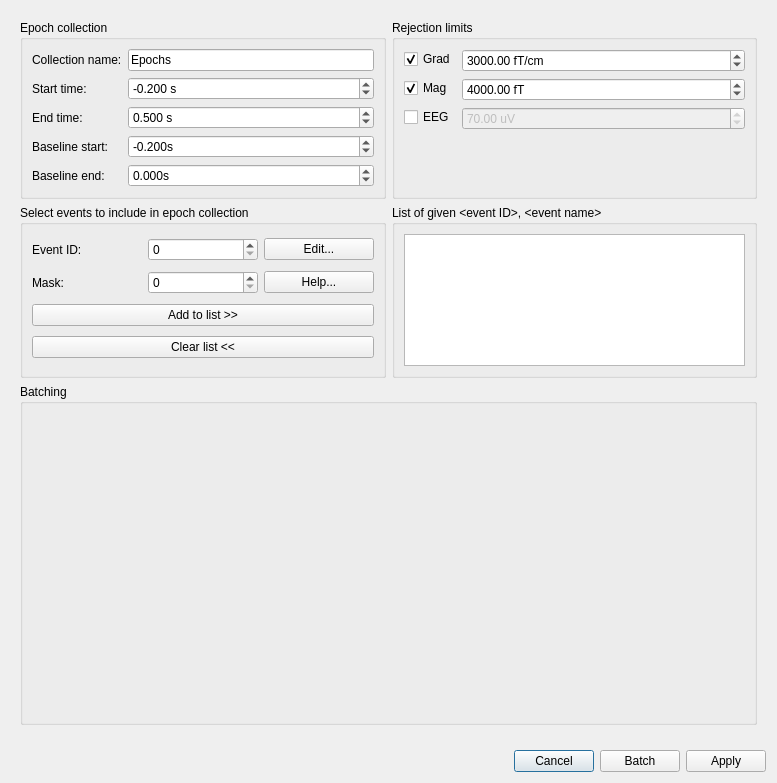
<?xml version="1.0" encoding="UTF-8"?>
<ui version="4.0">
 <class>CreateEpochsFromEventsDialog</class>
 <widget class="QDialog" name="CreateEpochsFromEventsDialog">
  <property name="windowModality">
   <enum>Qt::WindowModal</enum>
  </property>
  <property name="geometry">
   <rect>
    <x>0</x>
    <y>0</y>
    <width>777</width>
    <height>783</height>
   </rect>
  </property>
  <property name="windowTitle">
   <string>Meggie - Create epochs from events</string>
  </property>
  <layout class="QGridLayout" name="gridLayout">
   <item row="2" column="0">
    <layout class="QHBoxLayout" name="horizontalLayout_10">
     <property name="leftMargin">
      <number>0</number>
     </property>
     <property name="topMargin">
      <number>0</number>
     </property>
     <item>
      <spacer name="horizontalSpacer_2">
       <property name="orientation">
        <enum>Qt::Horizontal</enum>
       </property>
       <property name="sizeHint" stdset="0">
        <size>
         <width>40</width>
         <height>20</height>
        </size>
       </property>
      </spacer>
     </item>
     <item>
      <widget class="QPushButton" name="pushButtonCancel">
       <property name="text">
        <string>Cancel</string>
       </property>
      </widget>
     </item>
     <item>
      <widget class="QPushButton" name="pushButtonBatch">
       <property name="text">
        <string>Batch</string>
       </property>
      </widget>
     </item>
     <item>
      <widget class="QPushButton" name="pushButtonApply">
       <property name="text">
        <string>Apply</string>
       </property>
      </widget>
     </item>
    </layout>
   </item>
   <item row="0" column="0">
    <widget class="QScrollArea" name="scrollArea">
     <property name="enabled">
      <bool>true</bool>
     </property>
     <property name="minimumSize">
      <size>
       <width>0</width>
       <height>0</height>
      </size>
     </property>
     <property name="frameShape">
      <enum>QFrame::NoFrame</enum>
     </property>
     <property name="frameShadow">
      <enum>QFrame::Plain</enum>
     </property>
     <property name="verticalScrollBarPolicy">
      <enum>Qt::ScrollBarAsNeeded</enum>
     </property>
     <property name="horizontalScrollBarPolicy">
      <enum>Qt::ScrollBarAsNeeded</enum>
     </property>
     <property name="widgetResizable">
      <bool>true</bool>
     </property>
     <widget class="QWidget" name="scrollAreaWidgetContents">
      <property name="geometry">
       <rect>
        <x>0</x>
        <y>0</y>
        <width>759</width>
        <height>734</height>
       </rect>
      </property>
      <property name="minimumSize">
       <size>
        <width>0</width>
        <height>0</height>
       </size>
      </property>
      <layout class="QGridLayout" name="gridLayout_7">
       <item row="1" column="1" rowspan="2">
        <widget class="QGroupBox" name="groupBoxEventsList">
         <property name="title">
          <string>List of given &lt;event ID&gt;, &lt;event name&gt;</string>
         </property>
         <layout class="QGridLayout" name="gridLayout_3">
          <item row="0" column="0">
           <widget class="QListWidget" name="listWidgetEvents"/>
          </item>
         </layout>
        </widget>
       </item>
       <item row="0" column="1">
        <widget class="QGroupBox" name="groupBoxRejection">
         <property name="title">
          <string>Rejection limits</string>
         </property>
         <layout class="QFormLayout" name="formLayout_2">
          <item row="0" column="0">
           <widget class="QCheckBox" name="checkBoxGrad">
            <property name="toolTip">
             <string>Include or exclude grad channels</string>
            </property>
            <property name="text">
             <string>Grad</string>
            </property>
            <property name="checked">
             <bool>true</bool>
            </property>
           </widget>
          </item>
          <item row="0" column="1">
           <widget class="QDoubleSpinBox" name="doubleSpinBoxGradReject">
            <property name="prefix">
             <string/>
            </property>
            <property name="suffix">
             <string> fT/cm</string>
            </property>
            <property name="minimum">
             <double>-1.000000000000000</double>
            </property>
            <property name="maximum">
             <double>1000000000.000000000000000</double>
            </property>
            <property name="singleStep">
             <double>100.000000000000000</double>
            </property>
            <property name="value">
             <double>3000.000000000000000</double>
            </property>
           </widget>
          </item>
          <item row="1" column="0">
           <widget class="QCheckBox" name="checkBoxMag">
            <property name="toolTip">
             <string>Include or exclude mag channels</string>
            </property>
            <property name="text">
             <string>Mag</string>
            </property>
            <property name="checked">
             <bool>true</bool>
            </property>
           </widget>
          </item>
          <item row="1" column="1">
           <widget class="QDoubleSpinBox" name="doubleSpinBoxMagReject">
            <property name="suffix">
             <string> fT</string>
            </property>
            <property name="minimum">
             <double>-1.000000000000000</double>
            </property>
            <property name="maximum">
             <double>1000000000.000000000000000</double>
            </property>
            <property name="singleStep">
             <double>100.000000000000000</double>
            </property>
            <property name="value">
             <double>4000.000000000000000</double>
            </property>
           </widget>
          </item>
          <item row="2" column="0">
           <widget class="QCheckBox" name="checkBoxEeg">
            <property name="toolTip">
             <string>Include or exclude eeg channels</string>
            </property>
            <property name="text">
             <string>EEG</string>
            </property>
            <property name="checked">
             <bool>false</bool>
            </property>
           </widget>
          </item>
          <item row="2" column="1">
           <widget class="QDoubleSpinBox" name="doubleSpinBoxEEGReject">
            <property name="enabled">
             <bool>false</bool>
            </property>
            <property name="suffix">
             <string> uV</string>
            </property>
            <property name="minimum">
             <double>-1.000000000000000</double>
            </property>
            <property name="maximum">
             <double>1000000000.000000000000000</double>
            </property>
            <property name="value">
             <double>70.000000000000000</double>
            </property>
           </widget>
          </item>
         </layout>
        </widget>
       </item>
       <item row="0" column="0">
        <widget class="QGroupBox" name="groupBoxEpochs">
         <property name="title">
          <string>Epoch collection</string>
         </property>
         <layout class="QFormLayout" name="formLayout">
          <item row="0" column="0">
           <widget class="QLabel" name="labelCollectionName">
            <property name="text">
             <string>Collection name:</string>
            </property>
           </widget>
          </item>
          <item row="0" column="1">
           <widget class="QLineEdit" name="lineEditCollectionName">
            <property name="text">
             <string>Epochs</string>
            </property>
           </widget>
          </item>
          <item row="1" column="0">
           <widget class="QLabel" name="labelTmin">
            <property name="text">
             <string>Start time:</string>
            </property>
           </widget>
          </item>
          <item row="1" column="1">
           <widget class="QDoubleSpinBox" name="doubleSpinBoxTmin">
            <property name="suffix">
             <string> s</string>
            </property>
            <property name="decimals">
             <number>3</number>
            </property>
            <property name="minimum">
             <double>-10.000000000000000</double>
            </property>
            <property name="singleStep">
             <double>0.100000000000000</double>
            </property>
            <property name="value">
             <double>-0.200000000000000</double>
            </property>
           </widget>
          </item>
          <item row="2" column="0">
           <widget class="QLabel" name="labelTmax">
            <property name="text">
             <string>End time:</string>
            </property>
           </widget>
          </item>
          <item row="2" column="1">
           <widget class="QDoubleSpinBox" name="doubleSpinBoxTmax">
            <property name="suffix">
             <string> s</string>
            </property>
            <property name="decimals">
             <number>3</number>
            </property>
            <property name="maximum">
             <double>9.900000000000000</double>
            </property>
            <property name="singleStep">
             <double>0.100000000000000</double>
            </property>
            <property name="value">
             <double>0.500000000000000</double>
            </property>
           </widget>
          </item>
          <item row="3" column="0">
           <widget class="QLabel" name="labelBaselineStart">
            <property name="text">
             <string>Baseline start:</string>
            </property>
           </widget>
          </item>
          <item row="3" column="1">
           <widget class="QDoubleSpinBox" name="doubleSpinBoxBaselineStart">
            <property name="suffix">
             <string>s</string>
            </property>
            <property name="decimals">
             <number>3</number>
            </property>
            <property name="minimum">
             <double>-10.000000000000000</double>
            </property>
            <property name="value">
             <double>-0.200000000000000</double>
            </property>
           </widget>
          </item>
          <item row="4" column="0">
           <widget class="QLabel" name="labelBaselineEnd">
            <property name="text">
             <string>Baseline end:</string>
            </property>
           </widget>
          </item>
          <item row="4" column="1">
           <widget class="QDoubleSpinBox" name="doubleSpinBoxBaselineEnd">
            <property name="suffix">
             <string>s</string>
            </property>
            <property name="decimals">
             <number>3</number>
            </property>
            <property name="minimum">
             <double>-10.000000000000000</double>
            </property>
            <property name="value">
             <double>0.000000000000000</double>
            </property>
           </widget>
          </item>
         </layout>
        </widget>
       </item>
       <item row="3" column="0" colspan="2">
        <widget class="QGroupBox" name="groupBoxBatching">
         <property name="title">
          <string>Batching</string>
         </property>
         <layout class="QGridLayout" name="gridLayoutBatching">
          <item row="0" column="0">
           <widget class="QWidget" name="batchingWidgetPlaceholder" native="true">
            <property name="minimumSize">
             <size>
              <width>300</width>
              <height>300</height>
             </size>
            </property>
           </widget>
          </item>
         </layout>
        </widget>
       </item>
       <item row="4" column="0">
        <spacer name="verticalSpacer">
         <property name="orientation">
          <enum>Qt::Vertical</enum>
         </property>
         <property name="sizeHint" stdset="0">
          <size>
           <width>20</width>
           <height>40</height>
          </size>
         </property>
        </spacer>
       </item>
       <item row="1" column="0" rowspan="2">
        <widget class="QGroupBox" name="groupBoxEvent">
         <property name="title">
          <string>Select events to include in epoch collection</string>
         </property>
         <layout class="QGridLayout" name="gridLayout_2">
          <item row="1" column="0">
           <widget class="QLabel" name="labelMask">
            <property name="text">
             <string>Mask:</string>
            </property>
           </widget>
          </item>
          <item row="0" column="0">
           <widget class="QLabel" name="labelEventID">
            <property name="text">
             <string>Event ID:</string>
            </property>
           </widget>
          </item>
          <item row="1" column="1">
           <widget class="QSpinBox" name="spinBoxMask">
            <property name="maximum">
             <number>9999999</number>
            </property>
           </widget>
          </item>
          <item row="0" column="1">
           <widget class="QSpinBox" name="spinBoxEventID">
            <property name="minimum">
             <number>0</number>
            </property>
            <property name="maximum">
             <number>9999999</number>
            </property>
           </widget>
          </item>
          <item row="0" column="2">
           <widget class="QPushButton" name="pushButtonEdit">
            <property name="text">
             <string>Edit...</string>
            </property>
           </widget>
          </item>
          <item row="1" column="2">
           <widget class="QPushButton" name="pushButtonHelp">
            <property name="text">
             <string>Help...</string>
            </property>
           </widget>
          </item>
          <item row="3" column="0" colspan="3">
           <widget class="QPushButton" name="pushButtonAdd">
            <property name="text">
             <string>Add to list &gt;&gt;</string>
            </property>
           </widget>
          </item>
          <item row="4" column="0" colspan="3">
           <widget class="QPushButton" name="pushButtonClear">
            <property name="text">
             <string>Clear list &lt;&lt;</string>
            </property>
           </widget>
          </item>
         </layout>
        </widget>
       </item>
      </layout>
     </widget>
    </widget>
   </item>
  </layout>
 </widget>
 <tabstops>
  <tabstop>pushButtonCancel</tabstop>
  <tabstop>pushButtonBatch</tabstop>
  <tabstop>pushButtonApply</tabstop>
  <tabstop>scrollArea</tabstop>
  <tabstop>lineEditCollectionName</tabstop>
  <tabstop>doubleSpinBoxTmin</tabstop>
  <tabstop>doubleSpinBoxTmax</tabstop>
  <tabstop>doubleSpinBoxBaselineStart</tabstop>
  <tabstop>doubleSpinBoxBaselineEnd</tabstop>
  <tabstop>checkBoxGrad</tabstop>
  <tabstop>doubleSpinBoxGradReject</tabstop>
  <tabstop>checkBoxMag</tabstop>
  <tabstop>doubleSpinBoxMagReject</tabstop>
  <tabstop>checkBoxEeg</tabstop>
  <tabstop>doubleSpinBoxEEGReject</tabstop>
  <tabstop>spinBoxEventID</tabstop>
  <tabstop>pushButtonEdit</tabstop>
  <tabstop>spinBoxMask</tabstop>
  <tabstop>pushButtonHelp</tabstop>
  <tabstop>listWidgetEvents</tabstop>
  <tabstop>pushButtonAdd</tabstop>
  <tabstop>pushButtonClear</tabstop>
 </tabstops>
 <resources/>
 <connections>
  <connection>
   <sender>pushButtonApply</sender>
   <signal>clicked()</signal>
   <receiver>CreateEpochsFromEventsDialog</receiver>
   <slot>accept()</slot>
   <hints>
    <hint type="sourcelabel">
     <x>872</x>
     <y>1039</y>
    </hint>
    <hint type="destinationlabel">
     <x>513</x>
     <y>488</y>
    </hint>
   </hints>
  </connection>
  <connection>
   <sender>pushButtonCancel</sender>
   <signal>clicked()</signal>
   <receiver>CreateEpochsFromEventsDialog</receiver>
   <slot>reject()</slot>
   <hints>
    <hint type="sourcelabel">
     <x>643</x>
     <y>1039</y>
    </hint>
    <hint type="destinationlabel">
     <x>560</x>
     <y>476</y>
    </hint>
   </hints>
  </connection>
  <connection>
   <sender>checkBoxGrad</sender>
   <signal>toggled(bool)</signal>
   <receiver>doubleSpinBoxGradReject</receiver>
   <slot>setEnabled(bool)</slot>
   <hints>
    <hint type="sourcelabel">
     <x>156</x>
     <y>492</y>
    </hint>
    <hint type="destinationlabel">
     <x>327</x>
     <y>495</y>
    </hint>
   </hints>
  </connection>
  <connection>
   <sender>checkBoxMag</sender>
   <signal>toggled(bool)</signal>
   <receiver>doubleSpinBoxMagReject</receiver>
   <slot>setEnabled(bool)</slot>
   <hints>
    <hint type="sourcelabel">
     <x>164</x>
     <y>534</y>
    </hint>
    <hint type="destinationlabel">
     <x>327</x>
     <y>538</y>
    </hint>
   </hints>
  </connection>
  <connection>
   <sender>checkBoxEeg</sender>
   <signal>toggled(bool)</signal>
   <receiver>doubleSpinBoxEEGReject</receiver>
   <slot>setEnabled(bool)</slot>
   <hints>
    <hint type="sourcelabel">
     <x>167</x>
     <y>576</y>
    </hint>
    <hint type="destinationlabel">
     <x>327</x>
     <y>580</y>
    </hint>
   </hints>
  </connection>
  <connection>
   <sender>pushButtonBatch</sender>
   <signal>clicked()</signal>
   <receiver>CreateEpochsFromEventsDialog</receiver>
   <slot>acceptBatch()</slot>
   <hints>
    <hint type="sourcelabel">
     <x>695</x>
     <y>1033</y>
    </hint>
    <hint type="destinationlabel">
     <x>876</x>
     <y>291</y>
    </hint>
   </hints>
  </connection>
 </connections>
 <slots>
  <slot>openFileChooserDialog()</slot>
  <slot>acceptBatch()</slot>
 </slots>
</ui>
